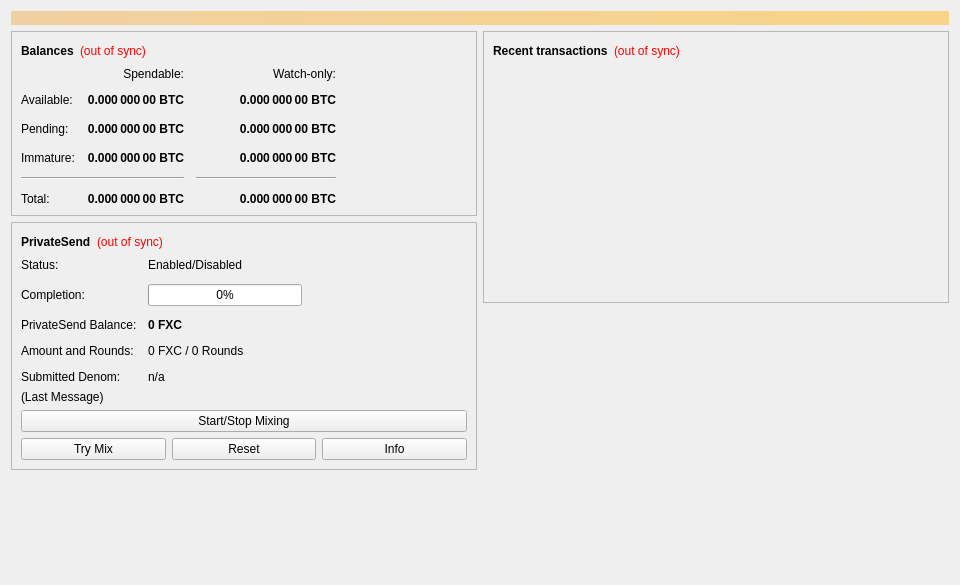
<?xml version="1.0" encoding="UTF-8"?>
<ui version="4.0">
 <class>OverviewPage</class>
 <widget class="QWidget" name="OverviewPage">
  <property name="geometry">
   <rect>
    <x>0</x>
    <y>0</y>
    <width>960</width>
    <height>585</height>
   </rect>
  </property>
  <property name="minimumSize">
   <size>
    <width>960</width>
    <height>0</height>
   </size>
  </property>
  <property name="windowTitle">
   <string>Form</string>
  </property>
  <layout class="QVBoxLayout" name="topLayout">
   <item>
    <widget class="QLabel" name="labelAlerts">
     <property name="visible">
      <bool>false</bool>
     </property>
     <property name="styleSheet">
      <string notr="true">QLabel { background-color: qlineargradient(x1: 0, y1: 0, x2: 1, y2: 0, stop:0 #F0D0A0, stop:1 #F8D488); color:#000000; }</string>
     </property>
     <property name="wordWrap">
      <bool>true</bool>
     </property>
     <property name="margin">
      <number>3</number>
     </property>
     <property name="textInteractionFlags">
      <set>Qt::TextSelectableByMouse</set>
     </property>
    </widget>
   </item>
   <item>
    <layout class="QHBoxLayout" name="horizontalLayout" stretch="1,1">
     <item>
      <layout class="QVBoxLayout" name="verticalLayout_2">
       <item>
        <widget class="QFrame" name="frame">
         <property name="frameShape">
          <enum>QFrame::StyledPanel</enum>
         </property>
         <property name="frameShadow">
          <enum>QFrame::Raised</enum>
         </property>
         <layout class="QVBoxLayout" name="verticalLayout_4">
          <item>
           <layout class="QHBoxLayout" name="horizontalLayout_4">
            <item>
             <widget class="QLabel" name="label_5">
              <property name="font">
               <font>
                <weight>75</weight>
                <bold>true</bold>
               </font>
              </property>
              <property name="text">
               <string>Balances</string>
              </property>
             </widget>
            </item>
            <item>
             <widget class="QLabel" name="labelWalletStatus">
              <property name="toolTip">
               <string>The displayed information may be out of date. Your wallet automatically synchronizes with the Fxc network after a connection is established, but this process has not completed yet.</string>
              </property>
              <property name="styleSheet">
               <string notr="true">QLabel { color: red; }</string>
              </property>
              <property name="text">
               <string notr="true">(out of sync)</string>
              </property>
              <property name="alignment">
               <set>Qt::AlignLeading|Qt::AlignLeft|Qt::AlignVCenter</set>
              </property>
             </widget>
            </item>
            <item>
             <spacer name="horizontalSpacer_3">
              <property name="orientation">
               <enum>Qt::Horizontal</enum>
              </property>
              <property name="sizeHint" stdset="0">
               <size>
                <width>40</width>
                <height>20</height>
               </size>
              </property>
             </spacer>
            </item>
           </layout>
          </item>
          <item>
           <layout class="QGridLayout" name="gridLayout">
            <property name="spacing">
             <number>12</number>
            </property>
            <item row="2" column="2">
             <widget class="QLabel" name="labelWatchPending">
              <property name="font">
               <font>
                <weight>75</weight>
                <bold>true</bold>
               </font>
              </property>
              <property name="cursor">
               <cursorShape>IBeamCursor</cursorShape>
              </property>
              <property name="toolTip">
               <string>Unconfirmed transactions to watch-only addresses</string>
              </property>
              <property name="text">
               <string notr="true">0.000 000 00 BTC</string>
              </property>
              <property name="alignment">
               <set>Qt::AlignRight|Qt::AlignTrailing|Qt::AlignVCenter</set>
              </property>
              <property name="textInteractionFlags">
               <set>Qt::LinksAccessibleByMouse|Qt::TextSelectableByKeyboard|Qt::TextSelectableByMouse</set>
              </property>
             </widget>
            </item>
            <item row="2" column="1">
             <widget class="QLabel" name="labelUnconfirmed">
              <property name="font">
               <font>
                <weight>75</weight>
                <bold>true</bold>
               </font>
              </property>
              <property name="cursor">
               <cursorShape>IBeamCursor</cursorShape>
              </property>
              <property name="toolTip">
               <string>Total of transactions that have yet to be confirmed, and do not yet count toward the spendable balance</string>
              </property>
              <property name="text">
               <string notr="true">0.000 000 00 BTC</string>
              </property>
              <property name="alignment">
               <set>Qt::AlignRight|Qt::AlignTrailing|Qt::AlignVCenter</set>
              </property>
              <property name="textInteractionFlags">
               <set>Qt::LinksAccessibleByMouse|Qt::TextSelectableByKeyboard|Qt::TextSelectableByMouse</set>
              </property>
             </widget>
            </item>
            <item row="3" column="2">
             <widget class="QLabel" name="labelWatchImmature">
              <property name="font">
               <font>
                <weight>75</weight>
                <bold>true</bold>
               </font>
              </property>
              <property name="cursor">
               <cursorShape>IBeamCursor</cursorShape>
              </property>
              <property name="toolTip">
               <string>Mined balance in watch-only addresses that has not yet matured</string>
              </property>
              <property name="text">
               <string notr="true">0.000 000 00 BTC</string>
              </property>
              <property name="alignment">
               <set>Qt::AlignRight|Qt::AlignTrailing|Qt::AlignVCenter</set>
              </property>
              <property name="textInteractionFlags">
               <set>Qt::LinksAccessibleByMouse|Qt::TextSelectableByKeyboard|Qt::TextSelectableByMouse</set>
              </property>
             </widget>
            </item>
            <item row="4" column="0" colspan="2">
             <widget class="Line" name="lineSpendableBalance">
              <property name="orientation">
               <enum>Qt::Horizontal</enum>
              </property>
             </widget>
            </item>
            <item row="4" column="2">
             <widget class="Line" name="lineWatchBalance">
              <property name="sizePolicy">
               <sizepolicy hsizetype="Preferred" vsizetype="Fixed">
                <horstretch>0</horstretch>
                <verstretch>0</verstretch>
               </sizepolicy>
              </property>
              <property name="minimumSize">
               <size>
                <width>140</width>
                <height>0</height>
               </size>
              </property>
              <property name="orientation">
               <enum>Qt::Horizontal</enum>
              </property>
             </widget>
            </item>
            <item row="5" column="0">
             <widget class="QLabel" name="labelTotalText">
              <property name="text">
               <string>Total:</string>
              </property>
             </widget>
            </item>
            <item row="3" column="1">
             <widget class="QLabel" name="labelImmature">
              <property name="font">
               <font>
                <weight>75</weight>
                <bold>true</bold>
               </font>
              </property>
              <property name="cursor">
               <cursorShape>IBeamCursor</cursorShape>
              </property>
              <property name="toolTip">
               <string>Mined balance that has not yet matured</string>
              </property>
              <property name="text">
               <string notr="true">0.000 000 00 BTC</string>
              </property>
              <property name="alignment">
               <set>Qt::AlignRight|Qt::AlignTrailing|Qt::AlignVCenter</set>
              </property>
              <property name="textInteractionFlags">
               <set>Qt::LinksAccessibleByMouse|Qt::TextSelectableByKeyboard|Qt::TextSelectableByMouse</set>
              </property>
             </widget>
            </item>
            <item row="2" column="3">
             <spacer name="horizontalSpacer_2">
              <property name="orientation">
               <enum>Qt::Horizontal</enum>
              </property>
              <property name="sizeHint" stdset="0">
               <size>
                <width>40</width>
                <height>20</height>
               </size>
              </property>
             </spacer>
            </item>
            <item row="3" column="0">
             <widget class="QLabel" name="labelImmatureText">
              <property name="text">
               <string>Immature:</string>
              </property>
             </widget>
            </item>
            <item row="5" column="1">
             <widget class="QLabel" name="labelTotal">
              <property name="font">
               <font>
                <weight>75</weight>
                <bold>true</bold>
               </font>
              </property>
              <property name="cursor">
               <cursorShape>IBeamCursor</cursorShape>
              </property>
              <property name="toolTip">
               <string>Your current total balance</string>
              </property>
              <property name="text">
               <string notr="true">0.000 000 00 BTC</string>
              </property>
              <property name="alignment">
               <set>Qt::AlignRight|Qt::AlignTrailing|Qt::AlignVCenter</set>
              </property>
              <property name="textInteractionFlags">
               <set>Qt::LinksAccessibleByMouse|Qt::TextSelectableByKeyboard|Qt::TextSelectableByMouse</set>
              </property>
             </widget>
            </item>
            <item row="5" column="2">
             <widget class="QLabel" name="labelWatchTotal">
              <property name="font">
               <font>
                <weight>75</weight>
                <bold>true</bold>
               </font>
              </property>
              <property name="cursor">
               <cursorShape>IBeamCursor</cursorShape>
              </property>
              <property name="toolTip">
               <string>Current total balance in watch-only addresses</string>
              </property>
              <property name="text">
               <string notr="true">0.000 000 00 BTC</string>
              </property>
              <property name="alignment">
               <set>Qt::AlignRight|Qt::AlignTrailing|Qt::AlignVCenter</set>
              </property>
              <property name="textInteractionFlags">
               <set>Qt::LinksAccessibleByMouse|Qt::TextSelectableByKeyboard|Qt::TextSelectableByMouse</set>
              </property>
             </widget>
            </item>
            <item row="0" column="2">
             <widget class="QLabel" name="labelWatchonly">
              <property name="text">
               <string>Watch-only:</string>
              </property>
              <property name="alignment">
               <set>Qt::AlignRight|Qt::AlignTrailing|Qt::AlignVCenter</set>
              </property>
             </widget>
            </item>
            <item row="1" column="0">
             <widget class="QLabel" name="labelBalanceText">
              <property name="text">
               <string>Available:</string>
              </property>
             </widget>
            </item>
            <item row="1" column="1">
             <widget class="QLabel" name="labelBalance">
              <property name="font">
               <font>
                <weight>75</weight>
                <bold>true</bold>
               </font>
              </property>
              <property name="cursor">
               <cursorShape>IBeamCursor</cursorShape>
              </property>
              <property name="toolTip">
               <string>Your current spendable balance</string>
              </property>
              <property name="text">
               <string notr="true">0.000 000 00 BTC</string>
              </property>
              <property name="alignment">
               <set>Qt::AlignRight|Qt::AlignTrailing|Qt::AlignVCenter</set>
              </property>
              <property name="textInteractionFlags">
               <set>Qt::LinksAccessibleByMouse|Qt::TextSelectableByKeyboard|Qt::TextSelectableByMouse</set>
              </property>
             </widget>
            </item>
            <item row="1" column="2">
             <widget class="QLabel" name="labelWatchAvailable">
              <property name="font">
               <font>
                <weight>75</weight>
                <bold>true</bold>
               </font>
              </property>
              <property name="cursor">
               <cursorShape>IBeamCursor</cursorShape>
              </property>
              <property name="toolTip">
               <string>Your current balance in watch-only addresses</string>
              </property>
              <property name="text">
               <string notr="true">0.000 000 00 BTC</string>
              </property>
              <property name="alignment">
               <set>Qt::AlignRight|Qt::AlignTrailing|Qt::AlignVCenter</set>
              </property>
              <property name="textInteractionFlags">
               <set>Qt::LinksAccessibleByMouse|Qt::TextSelectableByKeyboard|Qt::TextSelectableByMouse</set>
              </property>
             </widget>
            </item>
            <item row="2" column="0">
             <widget class="QLabel" name="labelPendingText">
              <property name="text">
               <string>Pending:</string>
              </property>
             </widget>
            </item>
            <item row="0" column="1">
             <widget class="QLabel" name="labelSpendable">
              <property name="text">
               <string>Spendable:</string>
              </property>
              <property name="alignment">
               <set>Qt::AlignRight|Qt::AlignTrailing|Qt::AlignVCenter</set>
              </property>
             </widget>
            </item>
           </layout>
          </item>
         </layout>
        </widget>
       </item>
       <item>
        <widget class="QFrame" name="framePrivateSend">
         <property name="layoutDirection">
          <enum>Qt::LeftToRight</enum>
         </property>
         <property name="frameShape">
          <enum>QFrame::StyledPanel</enum>
         </property>
         <property name="frameShadow">
          <enum>QFrame::Raised</enum>
         </property>
         <layout class="QVBoxLayout" name="VerticalLayout_PS1">
          <item>
           <layout class="QHBoxLayout" name="horizontalLayout_5">
            <item>
             <widget class="QLabel" name="labelPrivateSendHeader">
              <property name="font">
               <font>
                <weight>75</weight>
                <bold>true</bold>
               </font>
              </property>
              <property name="text">
               <string>PrivateSend</string>
              </property>
             </widget>
            </item>
            <item>
             <widget class="QLabel" name="labelPrivateSendSyncStatus">
              <property name="toolTip">
               <string>The displayed information may be out of date. Your wallet automatically synchronizes with the Fxc network after a connection is established, but this process has not completed yet.</string>
              </property>
              <property name="styleSheet">
               <string notr="true">QLabel { color: red; }</string>
              </property>
              <property name="text">
               <string notr="true">(out of sync)</string>
              </property>
              <property name="alignment">
               <set>Qt::AlignLeading|Qt::AlignLeft|Qt::AlignVCenter</set>
              </property>
             </widget>
            </item>
            <item>
             <spacer name="horizontalSpacer_4">
              <property name="orientation">
               <enum>Qt::Horizontal</enum>
              </property>
              <property name="sizeHint" stdset="0">
               <size>
                <width>40</width>
                <height>20</height>
               </size>
              </property>
             </spacer>
            </item>
           </layout>
          </item>
          <item>
           <layout class="QFormLayout" name="privateSendFormLayout">
            <property name="fieldGrowthPolicy">
             <enum>QFormLayout::AllNonFixedFieldsGrow</enum>
            </property>
            <property name="horizontalSpacing">
             <number>11</number>
            </property>
            <property name="verticalSpacing">
             <number>12</number>
            </property>
            <item row="0" column="0">
             <widget class="QLabel" name="labelPrivateSendEnabledText">
              <property name="text">
               <string>Status:</string>
              </property>
             </widget>
            </item>
            <item row="0" column="1">
             <widget class="QLabel" name="labelPrivateSendEnabled">
              <property name="text">
               <string>Enabled/Disabled</string>
              </property>
             </widget>
            </item>
            <item row="1" column="0">
             <widget class="QLabel" name="labelCompletitionText">
              <property name="text">
               <string>Completion:</string>
              </property>
             </widget>
            </item>
            <item row="1" column="1">
             <widget class="QProgressBar" name="privateSendProgress">
              <property name="maximumSize">
               <size>
                <width>154</width>
                <height>16777215</height>
               </size>
              </property>
              <property name="value">
               <number>0</number>
              </property>
             </widget>
            </item>
            <item row="2" column="0">
             <widget class="QLabel" name="labelAnonymizedText">
              <property name="text">
               <string>PrivateSend Balance:</string>
              </property>
             </widget>
            </item>
            <item row="2" column="1">
             <widget class="QLabel" name="labelAnonymized">
              <property name="font">
               <font>
                <weight>75</weight>
                <bold>true</bold>
               </font>
              </property>
              <property name="text">
               <string notr="true">0 FXC</string>
              </property>
             </widget>
            </item>
            <item row="3" column="0">
             <widget class="QLabel" name="labelAmountAndRoundsText">
              <property name="text">
               <string>Amount and Rounds:</string>
              </property>
             </widget>
            </item>
            <item row="3" column="1">
             <widget class="QLabel" name="labelAmountRounds">
              <property name="text">
               <string>0 FXC / 0 Rounds</string>
              </property>
             </widget>
            </item>
            <item row="4" column="0">
             <widget class="QLabel" name="labelSubmittedDenomText">
              <property name="text">
               <string>Submitted Denom:</string>
              </property>
             </widget>
            </item>
            <item row="4" column="1">
             <widget class="QLabel" name="labelSubmittedDenom">
              <property name="toolTip">
               <string>The denominations you submitted to the Masternode.&lt;br&gt;To mix, other users must submit the exact same denominations.</string>
              </property>
              <property name="text">
               <string>n/a</string>
              </property>
             </widget>
            </item>
           </layout>
          </item>
          <item>
           <layout class="QVBoxLayout" name="VerticalLayout_PS">
            <item>
             <widget class="QLabel" name="labelPrivateSendLastMessage">
              <property name="text">
               <string>(Last Message)</string>
              </property>
              <property name="alignment">
               <set>Qt::AlignLeading|Qt::AlignLeft|Qt::AlignTop</set>
              </property>
              <property name="wordWrap">
               <bool>true</bool>
              </property>
             </widget>
            </item>
            <item>
             <widget class="QPushButton" name="togglePrivateSend">
              <property name="sizePolicy">
               <sizepolicy hsizetype="MinimumExpanding" vsizetype="Fixed">
                <horstretch>0</horstretch>
                <verstretch>0</verstretch>
               </sizepolicy>
              </property>
              <property name="text">
               <string>Start/Stop Mixing</string>
              </property>
             </widget>
            </item>
            <item>
             <layout class="QHBoxLayout" name="horizontalLayout_debugbuttons">
              <item>
               <widget class="QPushButton" name="privateSendAuto">
                <property name="sizePolicy">
                 <sizepolicy hsizetype="MinimumExpanding" vsizetype="Fixed">
                  <horstretch>0</horstretch>
                  <verstretch>0</verstretch>
                 </sizepolicy>
                </property>
                <property name="toolTip">
                 <string>Try to manually submit a PrivateSend request.</string>
                </property>
                <property name="text">
                 <string>Try Mix</string>
                </property>
               </widget>
              </item>
              <item>
               <widget class="QPushButton" name="privateSendReset">
                <property name="sizePolicy">
                 <sizepolicy hsizetype="MinimumExpanding" vsizetype="Fixed">
                  <horstretch>0</horstretch>
                  <verstretch>0</verstretch>
                 </sizepolicy>
                </property>
                <property name="toolTip">
                 <string>Reset the current status of PrivateSend (can interrupt PrivateSend if it's in the process of Mixing, which can cost you money!)</string>
                </property>
                <property name="autoFillBackground">
                 <bool>false</bool>
                </property>
                <property name="text">
                 <string>Reset</string>
                </property>
               </widget>
              </item>
              <item>
               <widget class="QPushButton" name="privateSendInfo">
                <property name="sizePolicy">
                 <sizepolicy hsizetype="MinimumExpanding" vsizetype="Fixed">
                  <horstretch>0</horstretch>
                  <verstretch>0</verstretch>
                 </sizepolicy>
                </property>
                <property name="toolTip">
                 <string>Information about PrivateSend and Mixing</string>
                </property>
                <property name="text">
                 <string>Info</string>
                </property>
               </widget>
              </item>
             </layout>
            </item>
           </layout>
          </item>
         </layout>
        </widget>
       </item>
       <item>
        <spacer name="verticalSpacer">
         <property name="orientation">
          <enum>Qt::Vertical</enum>
         </property>
         <property name="sizeHint" stdset="0">
          <size>
           <width>20</width>
           <height>40</height>
          </size>
         </property>
        </spacer>
       </item>
      </layout>
     </item>
     <item>
      <layout class="QVBoxLayout" name="verticalLayout_3">
       <item>
        <widget class="QFrame" name="frame_2">
         <property name="frameShape">
          <enum>QFrame::StyledPanel</enum>
         </property>
         <property name="frameShadow">
          <enum>QFrame::Raised</enum>
         </property>
         <layout class="QVBoxLayout" name="verticalLayout">
          <item>
           <layout class="QHBoxLayout" name="horizontalLayout_2">
            <item>
             <widget class="QLabel" name="label_4">
              <property name="font">
               <font>
                <weight>75</weight>
                <bold>true</bold>
               </font>
              </property>
              <property name="text">
               <string>Recent transactions</string>
              </property>
             </widget>
            </item>
            <item>
             <widget class="QLabel" name="labelTransactionsStatus">
              <property name="toolTip">
               <string>The displayed information may be out of date. Your wallet automatically synchronizes with the Fxc network after a connection is established, but this process has not completed yet.</string>
              </property>
              <property name="styleSheet">
               <string notr="true">QLabel { color: red; }</string>
              </property>
              <property name="text">
               <string notr="true">(out of sync)</string>
              </property>
              <property name="alignment">
               <set>Qt::AlignLeading|Qt::AlignLeft|Qt::AlignVCenter</set>
              </property>
             </widget>
            </item>
            <item>
             <spacer name="horizontalSpacer">
              <property name="orientation">
               <enum>Qt::Horizontal</enum>
              </property>
              <property name="sizeHint" stdset="0">
               <size>
                <width>40</width>
                <height>20</height>
               </size>
              </property>
             </spacer>
            </item>
           </layout>
          </item>
          <item>
           <widget class="QListView" name="listTransactions">
            <property name="styleSheet">
             <string notr="true">QListView { background: transparent; }</string>
            </property>
            <property name="frameShape">
             <enum>QFrame::NoFrame</enum>
            </property>
            <property name="verticalScrollBarPolicy">
             <enum>Qt::ScrollBarAlwaysOff</enum>
            </property>
            <property name="horizontalScrollBarPolicy">
             <enum>Qt::ScrollBarAlwaysOff</enum>
            </property>
            <property name="selectionMode">
             <enum>QAbstractItemView::NoSelection</enum>
            </property>
           </widget>
          </item>
         </layout>
        </widget>
       </item>
       <item>
        <spacer name="verticalSpacer_2">
         <property name="orientation">
          <enum>Qt::Vertical</enum>
         </property>
         <property name="sizeHint" stdset="0">
          <size>
           <width>20</width>
           <height>40</height>
          </size>
         </property>
        </spacer>
       </item>
      </layout>
     </item>
    </layout>
   </item>
  </layout>
 </widget>
 <resources/>
 <connections/>
</ui>
